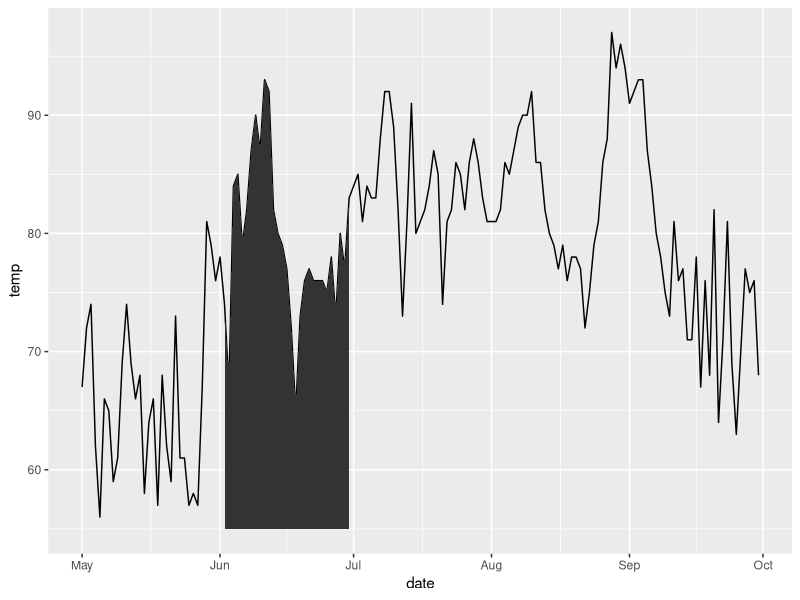

Source code (R):
library(tidyverse)
df <- airquality %>%
  as_tibble() %>%
  magrittr::set_colnames(str_to_lower(colnames(.))) %>%
  mutate(date = as.Date(str_c("1973-", month, "-", day)))

ggplot(df) +
  geom_line(aes(x = date, y = temp)) +
  geom_ribbon(
    data = filter(df, date < as.Date("1973-07-01") & date > as.Date("1973-06-01")),
    mapping = aes(x = date, ymax = temp, ymin = 55)
    )

